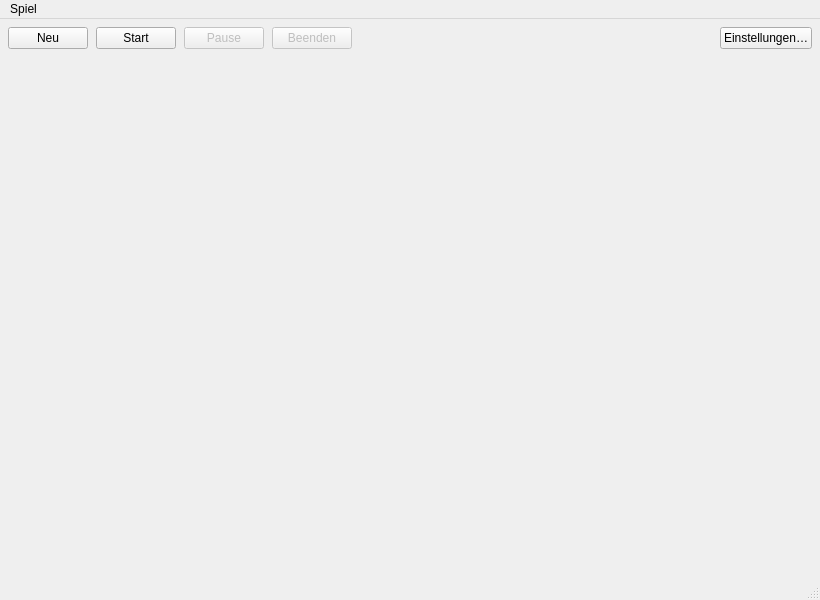
<?xml version="1.0" encoding="UTF-8"?>
<ui version="4.0">
 <class>MainWindow</class>
 <widget class="QMainWindow" name="MainWindow">
  <property name="geometry">
   <rect>
    <x>0</x>
    <y>0</y>
    <width>820</width>
    <height>600</height>
   </rect>
  </property>
  <property name="minimumSize">
   <size>
    <width>500</width>
    <height>380</height>
   </size>
  </property>
  <property name="windowTitle">
   <string>Türme von Hanoi</string>
  </property>
  <widget class="QWidget" name="centralwidget">
   <layout class="QVBoxLayout" name="verticalLayout">
    <property name="spacing">
     <number>6</number>
    </property>
    <property name="leftMargin">
     <number>8</number>
    </property>
    <property name="topMargin">
     <number>8</number>
    </property>
    <property name="rightMargin">
     <number>8</number>
    </property>
    <property name="bottomMargin">
     <number>8</number>
    </property>
    <item>
     <layout class="QHBoxLayout" name="buttonLayout">
      <property name="spacing">
       <number>8</number>
      </property>
      <item>
       <widget class="QPushButton" name="neuButton">
        <property name="text">
         <string>Neu</string>
        </property>
        <property name="toolTip">
         <string>Neue Startkonfiguration erstellen</string>
        </property>
       </widget>
      </item>
      <item>
       <widget class="QPushButton" name="startButton">
        <property name="text">
         <string>Start</string>
        </property>
        <property name="toolTip">
         <string>Animation starten</string>
        </property>
       </widget>
      </item>
      <item>
       <widget class="QPushButton" name="pauseButton">
        <property name="text">
         <string>Pause</string>
        </property>
        <property name="toolTip">
         <string>Animation pausieren / fortsetzen</string>
        </property>
        <property name="enabled">
         <bool>false</bool>
        </property>
       </widget>
      </item>
      <item>
       <widget class="QPushButton" name="beendenButton">
        <property name="text">
         <string>Beenden</string>
        </property>
        <property name="toolTip">
         <string>Animation abbrechen und Endzustand anzeigen</string>
        </property>
        <property name="enabled">
         <bool>false</bool>
        </property>
       </widget>
      </item>
      <item>
       <spacer name="buttonSpacer">
        <property name="orientation">
         <enum>Qt::Horizontal</enum>
        </property>
        <property name="sizeHint" stdset="0">
         <size>
          <width>40</width>
          <height>20</height>
         </size>
        </property>
       </spacer>
      </item>
      <item>
       <widget class="QPushButton" name="einstellungenButton">
        <property name="text">
         <string>Einstellungen…</string>
        </property>
        <property name="toolTip">
         <string>Einstellungsfenster öffnen</string>
        </property>
       </widget>
      </item>
     </layout>
    </item>
    <item>
     <widget class="HanoiWidget" name="hanoiWidget">
      <property name="sizePolicy">
       <sizepolicy hsizetype="Expanding" vsizetype="Expanding">
        <horstretch>0</horstretch>
        <verstretch>0</verstretch>
       </sizepolicy>
      </property>
      <property name="minimumSize">
       <size>
        <width>400</width>
        <height>280</height>
       </size>
      </property>
     </widget>
    </item>
   </layout>
  </widget>
  <widget class="QMenuBar" name="menubar">
   <property name="geometry">
    <rect>
     <x>0</x>
     <y>0</y>
     <width>820</width>
     <height>22</height>
    </rect>
   </property>
   <widget class="QMenu" name="menuSpiel">
    <property name="title">
     <string>Spiel</string>
    </property>
    <addaction name="actionEinstellungen"/>
   </widget>
   <addaction name="menuSpiel"/>
  </widget>
  <widget class="QStatusBar" name="statusbar"/>
  <action name="actionEinstellungen">
   <property name="text">
    <string>Einstellungen…</string>
   </property>
   <property name="toolTip">
    <string>Einstellungsfenster öffnen</string>
   </property>
   <property name="menuRole">
    <enum>QAction::MenuRole::PreferencesRole</enum>
   </property>
  </action>
 </widget>
 <customwidgets>
  <customwidget>
   <class>HanoiWidget</class>
   <extends>QWidget</extends>
   <header>hanoiwidget.h</header>
  </customwidget>
 </customwidgets>
 <resources/>
 <connections/>
</ui>
